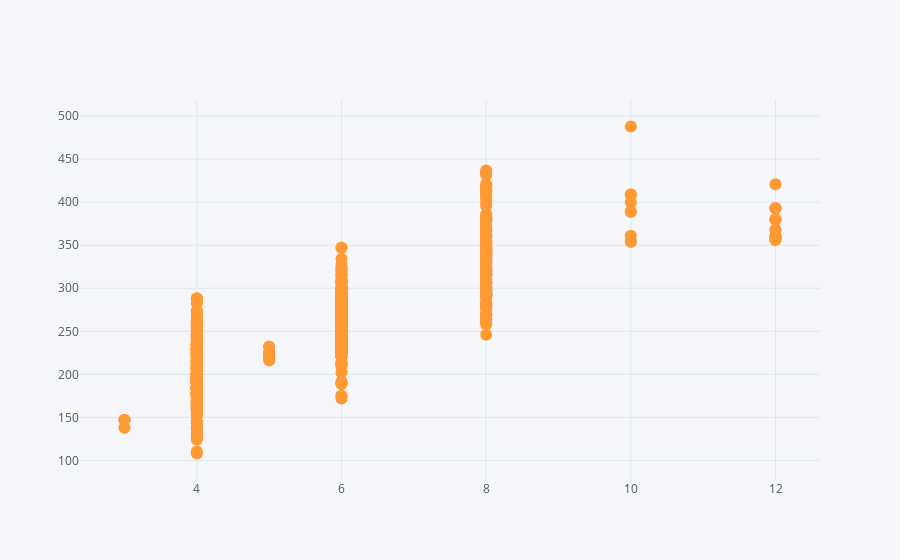

Notebook cell for this chart:
### Code cell
df.iplot(x='CYLINDERS', y='CO2EMISSIONS', mode='markers')

### Figure 1 — Plotly figure (JSON) as saved in the notebook; plotly's stock layout.template omitted (floating-point values rounded to 4 significant figures; data arrays with more than 128 entries replaced by an {"elided": "..."} marker saying what was removed)
{"data": [{"line": {"color": "rgba(255, 153, 51, 1.0)", "dash": "solid", "shape": "linear", "width": 1.3}, "marker": {"size": 12, "symbol": "circle"}, "mode": "markers", "name": "CO2EMISSIONS", "text": "", "type": "scatter", "x": {"elided": "1067 int values"}, "y": {"elided": "1067 int values"}}], "layout": {"legend": {"bgcolor": "#F5F6F9", "font": {"color": "#4D5663"}}, "paper_bgcolor": "#F5F6F9", "plot_bgcolor": "#F5F6F9", "title": {"font": {"color": "#4D5663"}}, "xaxis": {"gridcolor": "#E1E5ED", "showgrid": true, "tickfont": {"color": "#4D5663"}, "title": {"font": {"color": "#4D5663"}, "text": ""}, "zerolinecolor": "#E1E5ED"}, "yaxis": {"gridcolor": "#E1E5ED", "showgrid": true, "tickfont": {"color": "#4D5663"}, "title": {"font": {"color": "#4D5663"}, "text": ""}, "zerolinecolor": "#E1E5ED"}}}
